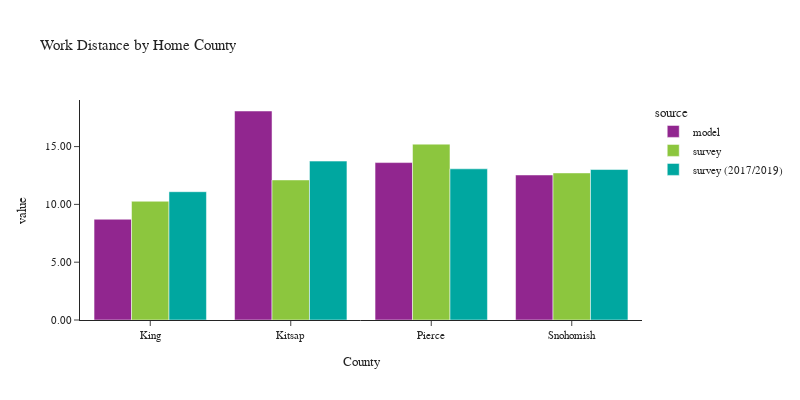

Notebook source saved alongside this figure:
### Code cell
plot_work_location(df_workers, 'CountyName_home', 'Home County', 'County')

### Figure 1 — Plotly figure (JSON) as saved in the notebook; plotly's stock layout.template omitted (floating-point values rounded to 4 significant figures)
{"data": [{"alignmentgroup": "True", "customdata": [[1253172], [119300], [405978], [428541]], "hovertemplate": "source=model<br>CountyName_home=%{x}<br>value=%{y}<br>sample count=%{customdata[0]}<extra></extra>", "legendgroup": "model", "marker": {"color": "#91268F", "pattern": {"shape": ""}}, "name": "model", "offsetgroup": "model", "orientation": "v", "showlegend": true, "textposition": "auto", "type": "bar", "x": ["King", "Kitsap", "Pierce", "Snohomish"], "xaxis": "x", "y": [8.716, 18.08, 13.62, 12.54], "yaxis": "y"}, {"alignmentgroup": "True", "customdata": [[1996], [132], [260], [304]], "hovertemplate": "source=survey<br>CountyName_home=%{x}<br>value=%{y}<br>sample count=%{customdata[0]}<extra></extra>", "legendgroup": "survey", "marker": {"color": "#8CC63E", "pattern": {"shape": ""}}, "name": "survey", "offsetgroup": "survey", "orientation": "v", "showlegend": true, "textposition": "auto", "type": "bar", "x": ["King", "Kitsap", "Pierce", "Snohomish"], "xaxis": "x", "y": [10.27, 12.11, 15.21, 12.72], "yaxis": "y"}, {"alignmentgroup": "True", "customdata": [[4683], [139], [407], [366]], "hovertemplate": "source=survey (2017/2019)<br>CountyName_home=%{x}<br>value=%{y}<br>sample count=%{customdata[0]}<extra></extra>", "legendgroup": "survey (2017/2019)", "marker": {"color": "#00A7A0", "pattern": {"shape": ""}}, "name": "survey (2017/2019)", "offsetgroup": "survey (2017/2019)", "orientation": "v", "showlegend": true, "textposition": "auto", "type": "bar", "x": ["King", "Kitsap", "Pierce", "Snohomish"], "xaxis": "x", "y": [11.1, 13.74, 13.08, 13.01], "yaxis": "y"}], "layout": {"barmode": "group", "font": {"size": 11}, "height": 400, "legend": {"title": {"text": "source"}, "tracegroupgap": 0}, "title": {"text": "Work Distance by Home County"}, "width": 800, "xaxis": {"anchor": "y", "domain": [0.0, 1.0], "title": {"text": "County"}}, "yaxis": {"anchor": "x", "domain": [0.0, 1.0], "tickformat": ".2f", "title": {"text": "value"}}}}
